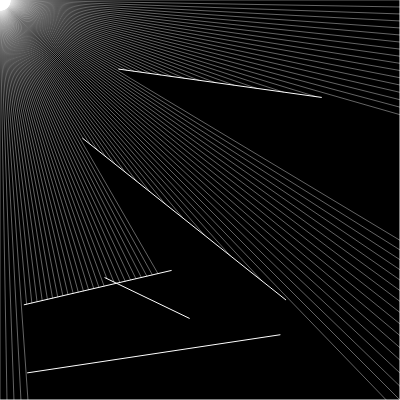
Frame 1 (no input)
Frame 60 (no input): identical to frame 1, image omitted
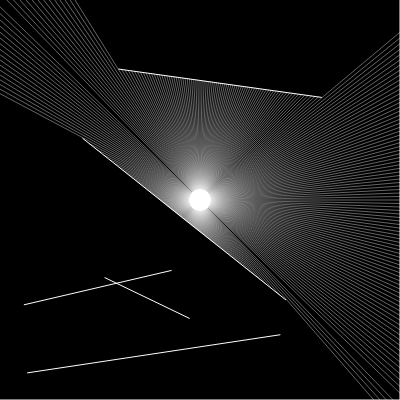
Frame 120 (the mouse pressed at the canvas centre since frame 60)

The p5.js sketch that drew these frames (run headless with seeded random() and noise() and a simulated clock; from frame 60 on, the mouse is pressed at the canvas centre):

// p5.js sketch
// ── sketch.js
let walls = [];
let ray;
let particle;

function setup() {
  // setup the space
  createCanvas(400, 400);

  // Boundary random lines
  for (let i = 0; i < 5; i++) {
    let x1 = random(width);
    let x2 = random(width);
    let y1 = random(height);
    let y2 = random(height);
    walls[i] = new Boundary(x1, y1, x2, y2);
  }

  // Boundary borders
  walls.push(new Boundary(-1, -1, width, -1));
  walls.push(new Boundary(width, -1, width, height));
  walls.push(new Boundary(width, height, -1, height));
  walls.push(new Boundary(-1, height, -1, -1));
  particle = new Particle();
}

function draw() {
  background(0);

  // loop through the array "walls" and show it
  for (let wall of walls) {
    wall.show();
  }

  particle.update(mouseX, mouseY); // particle update according the mouse position
  particle.show();
  particle.look(walls); // 2D raycasting with function "look"
}

// ── boundary.js
// Wall

class Boundary {
  constructor(x1, y1, x2, y2) {
    this.a = createVector(x1, y1); // point a
    this.b = createVector(x2, y2); // point b
  }
  show() {
    stroke(255);
    line(this.a.x, this.a.y, this.b.x, this.b.y); // draw a line with x-y coordinates in a & b
  }
}

// ── particle.js
class Particle {
  constructor() {
    this.pos = createVector(width / 2, height / 2); // original position (center)
    this.rays = [];
    for (let a = 0; a < 360; a += 1) {
      this.rays.push(new Ray(this.pos, radians(a))); // make a ray every "a" radian
    }
  }

  update(x, y) {
    this.pos.set(x, y);
  }

  look(walls) {
    for (let ray of this.rays) {
      let closest = null;
      let record = Infinity;
      for (let wall of walls) {
        // for every walls, find the intersection point
        const pt = ray.cast(wall);
        if (pt) {
          // d is distance, record is the shortest distance
          const d = p5.Vector.dist(this.pos, pt);
          if (d < record) {
            record = d;
            closest = pt;
          }
        }
      }
      // find the closest point if there are mulitple walls
      if (closest) {
        stroke(255, 100);
        line(this.pos.x, this.pos.y, closest.x, closest.y);
      }
    }
  }

  show() {
    fill(255);
    ellipse(this.pos.x, this.pos.y, 4);
    for (let ray of this.rays) {
      ray.show();
    }
  }
}

// ── ray.js
class Ray {
  constructor(pos, angle) {
    this.pos = pos; // from input position
    this.dir = p5.Vector.fromAngle(angle); // direction
  }

  // create a vector pointing towards particular point
  lookAt(x, y) {
    this.dir.x = x - this.pos.x;
    this.dir.y = y - this.pos.y;
    this.dir.normalize();
  }

  show() {
    stroke(255);
    push();
    translate(this.pos.x, this.pos.y);
    line(0, 0, this.dir.x * 10, this.dir.y * 10);
    pop();
  }

  cast(wall) {
    const x1 = wall.a.x;
    const y1 = wall.a.y;
    const x2 = wall.b.x;
    const y2 = wall.b.y;

    const x3 = this.pos.x;
    const y3 = this.pos.y;
    const x4 = this.pos.x + this.dir.x;
    const y4 = this.pos.y + this.dir.y;

    // Line-Line Intersection Algorithm
    // find the intersection point and save it in pt
    const den = (x1 - x2) * (y3 - y4) - (y1 - y2) * (x3 - x4);
    if (den == 0) {
      return;
    }

    const t = ((x1 - x3) * (y3 - y4) - (y1 - y3) * (x3 - x4)) / den;
    const u = -((x1 - x2) * (y1 - y3) - (y1 - y2) * (x1 - x3)) / den;
    if (t > 0 && t < 1 && u > 0) {
      const pt = createVector();
      pt.x = x1 + t * (x2 - x1);
      pt.y = y1 + t * (y2 - y1);
      return pt;
    } else {
      return;
    }
  }
}
